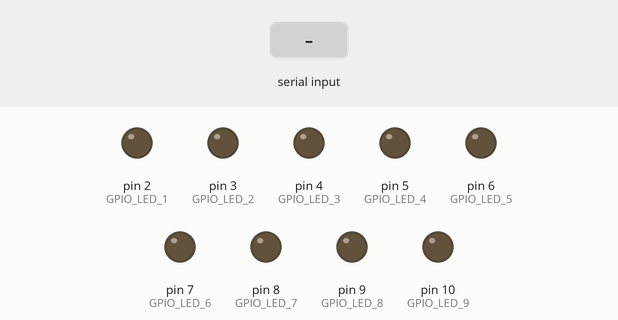
Recording of a sketch running on a simulated Arduino Uno, built with avr-gcc and run on an emulated ATmega328P. Shown: output pins drawn as LEDs (lit = HIGH). The inputs (shaded band) are chosen by the test bench.

Above: at 1.2 s.
1.3 s: "1" received over Serial
At 3.2 s:
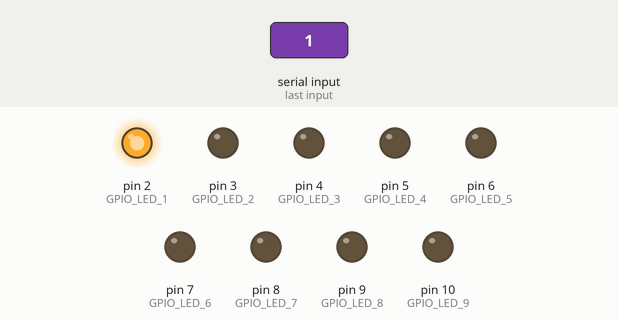
3.5 s: "2" received over Serial
At 4.4 s:
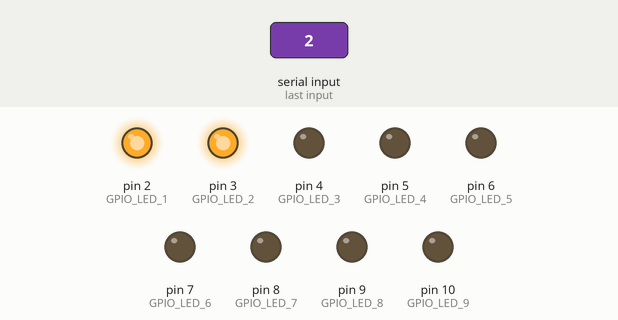
5.0 s: "3" received over Serial
At 5.6 s:
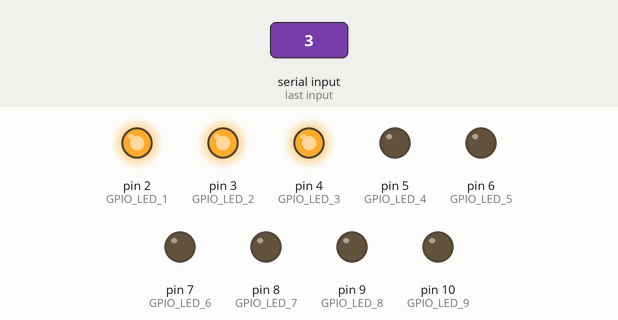
6.5 s: "4" received over Serial
At 7.7 s:
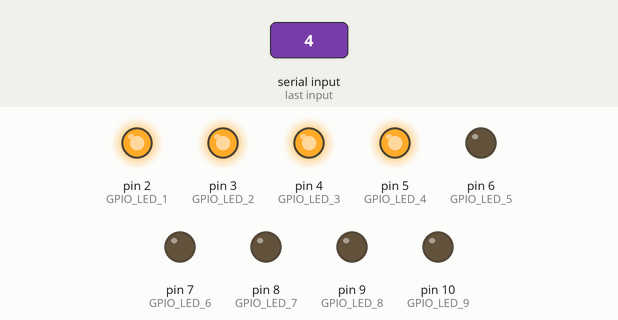
8.0 s: "5" received over Serial
At 9.0 s:
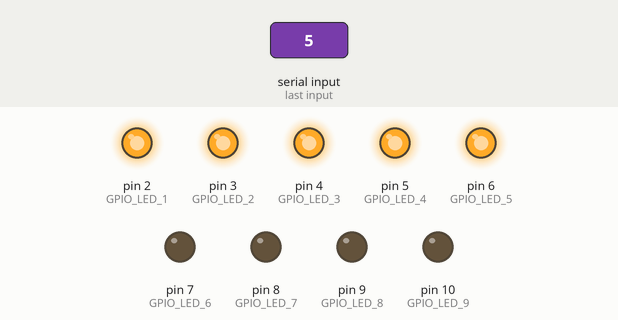
9.5 s: "6" received over Serial
At 10.2 s:
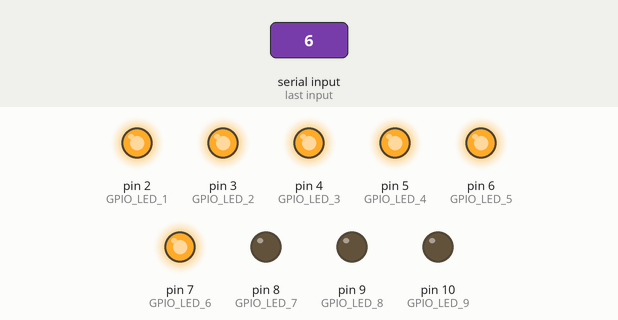
Timing chart, 0 to 12.0 s (numbered marks = the images above; inputs shaded):
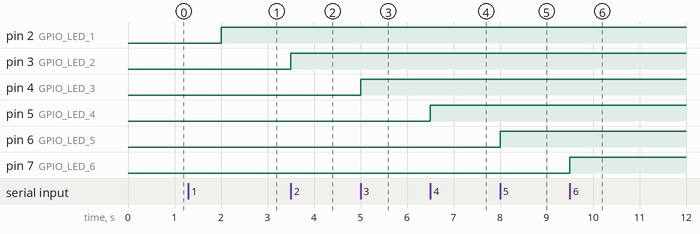

Measured:
- after the input at 1.3 s, pin 2 (GPIO_LED_1): LOW → HIGH after 0.70 s
- after the input at 3.5 s, pin 3 (GPIO_LED_2): LOW → HIGH at once
- after the input at 5.0 s, pin 4 (GPIO_LED_3): LOW → HIGH at once
- after the input at 6.5 s, pin 5 (GPIO_LED_4): LOW → HIGH at once
- after the input at 8.0 s, pin 6 (GPIO_LED_5): LOW → HIGH at once
- after the input at 9.5 s, pin 7 (GPIO_LED_6): LOW → HIGH at once

The sketch:

EscapeBox_UNO.ino
```cpp
char mystr[1]; //Initialized variable to store recieved data
#define GPIO_LED_1                  2
#define GPIO_LED_2                  3
#define GPIO_LED_3                  4
#define GPIO_LED_4                  5
#define GPIO_LED_5                  6
#define GPIO_LED_6                  7
#define GPIO_LED_7                  8
#define GPIO_LED_8                  9
#define GPIO_LED_9                  10
#define GPIO_LED_10                 11

void setup() {
  // Begin the Serial at 9600 Baud
  Serial.begin(9600);
  // GPIO
  pinMode(GPIO_LED_1, OUTPUT);
  pinMode(GPIO_LED_2, OUTPUT);
  pinMode(GPIO_LED_3, OUTPUT);
  pinMode(GPIO_LED_4, OUTPUT);
  pinMode(GPIO_LED_5, OUTPUT);
  pinMode(GPIO_LED_6, OUTPUT);
  pinMode(GPIO_LED_7, OUTPUT);
  pinMode(GPIO_LED_8, OUTPUT);
  pinMode(GPIO_LED_9, OUTPUT);
}
void loop() {
  Serial.readBytes(mystr,1); //Read the serial data and store in var
  //Serial.println(mystr[0]); //Print data on Serial Monitor
  if (mystr[0]=='0'){
    digitalWrite(GPIO_LED_1, LOW);
    digitalWrite(GPIO_LED_2, LOW);
    digitalWrite(GPIO_LED_3, LOW);
    digitalWrite(GPIO_LED_4, LOW);
    digitalWrite(GPIO_LED_5, LOW);
    digitalWrite(GPIO_LED_6, LOW);
    digitalWrite(GPIO_LED_7, LOW);
    digitalWrite(GPIO_LED_8, LOW);
    digitalWrite(GPIO_LED_9, LOW);
    digitalWrite(GPIO_LED_10, LOW);
  } else if (mystr[0]=='1'){
    digitalWrite(GPIO_LED_1, HIGH);
    digitalWrite(GPIO_LED_2, LOW);
    digitalWrite(GPIO_LED_3, LOW);
    digitalWrite(GPIO_LED_4, LOW);
    digitalWrite(GPIO_LED_5, LOW);
    digitalWrite(GPIO_LED_6, LOW);
    digitalWrite(GPIO_LED_7, LOW);
    digitalWrite(GPIO_LED_8, LOW);
    digitalWrite(GPIO_LED_9, LOW);
    digitalWrite(GPIO_LED_10, LOW);
  } else if (mystr[0]=='2'){
    digitalWrite(GPIO_LED_1, HIGH);
    digitalWrite(GPIO_LED_2, HIGH);
    digitalWrite(GPIO_LED_3, LOW);
    digitalWrite(GPIO_LED_4, LOW);
    digitalWrite(GPIO_LED_5, LOW);
    digitalWrite(GPIO_LED_6, LOW);
    digitalWrite(GPIO_LED_7, LOW);
    digitalWrite(GPIO_LED_8, LOW);
    digitalWrite(GPIO_LED_9, LOW);
    digitalWrite(GPIO_LED_10, LOW);
  } else if (mystr[0]=='3'){
    digitalWrite(GPIO_LED_1, HIGH);
    digitalWrite(GPIO_LED_2, HIGH);
    digitalWrite(GPIO_LED_3, HIGH);
    digitalWrite(GPIO_LED_4, LOW);
    digitalWrite(GPIO_LED_5, LOW);
    digitalWrite(GPIO_LED_6, LOW);
    digitalWrite(GPIO_LED_7, LOW);
    digitalWrite(GPIO_LED_8, LOW);
    digitalWrite(GPIO_LED_9, LOW);
    digitalWrite(GPIO_LED_10, LOW);
  } else if (mystr[0]=='4'){
    digitalWrite(GPIO_LED_1, HIGH);
    digitalWrite(GPIO_LED_2, HIGH);
    digitalWrite(GPIO_LED_3, HIGH);
    digitalWrite(GPIO_LED_4, HIGH);
    digitalWrite(GPIO_LED_5, LOW);
    digitalWrite(GPIO_LED_6, LOW);
    digitalWrite(GPIO_LED_7, LOW);
    digitalWrite(GPIO_LED_8, LOW);
    digitalWrite(GPIO_LED_9, LOW);
    digitalWrite(GPIO_LED_10, LOW);
  } else if (mystr[0]=='5'){
    digitalWrite(GPIO_LED_1, HIGH);
    digitalWrite(GPIO_LED_2, HIGH);
    digitalWrite(GPIO_LED_3, HIGH);
    digitalWrite(GPIO_LED_4, HIGH);
    digitalWrite(GPIO_LED_5, HIGH);
    digitalWrite(GPIO_LED_6, LOW);
    digitalWrite(GPIO_LED_7, LOW);
    digitalWrite(GPIO_LED_8, LOW);
    digitalWrite(GPIO_LED_9, LOW);
    digitalWrite(GPIO_LED_10, LOW);
  } else if (mystr[0]=='6'){
    digitalWrite(GPIO_LED_1, HIGH);
    digitalWrite(GPIO_LED_2, HIGH);
    digitalWrite(GPIO_LED_3, HIGH);
    digitalWrite(GPIO_LED_4, HIGH);
    digitalWrite(GPIO_LED_5, HIGH);
    digitalWrite(GPIO_LED_6, HIGH);
    digitalWrite(GPIO_LED_7, LOW);
    digitalWrite(GPIO_LED_8, LOW);
    digitalWrite(GPIO_LED_9, LOW);
    digitalWrite(GPIO_LED_10, LOW);
  } else if (mystr[0]=='7'){
    digitalWrite(GPIO_LED_1, HIGH);
    digitalWrite(GPIO_LED_2, HIGH);
    digitalWrite(GPIO_LED_3, HIGH);
    digitalWrite(GPIO_LED_4, HIGH);
    digitalWrite(GPIO_LED_5, HIGH);
    digitalWrite(GPIO_LED_6, HIGH);
    digitalWrite(GPIO_LED_7, HIGH);
    digitalWrite(GPIO_LED_8, LOW);
    digitalWrite(GPIO_LED_9, LOW);
    digitalWrite(GPIO_LED_10, LOW);
  } else if (mystr[0]=='8'){
    digitalWrite(GPIO_LED_1, HIGH);
    digitalWrite(GPIO_LED_2, HIGH);
    digitalWrite(GPIO_LED_3, HIGH);
    digitalWrite(GPIO_LED_4, HIGH);
    digitalWrite(GPIO_LED_5, HIGH);
    digitalWrite(GPIO_LED_6, HIGH);
    digitalWrite(GPIO_LED_7, HIGH);
    digitalWrite(GPIO_LED_8, HIGH);
    digitalWrite(GPIO_LED_9, LOW);
    digitalWrite(GPIO_LED_10, LOW);
  } else if (mystr[0]=='9'){
    digitalWrite(GPIO_LED_1, HIGH);
    digitalWrite(GPIO_LED_2, HIGH);
    digitalWrite(GPIO_LED_3, HIGH);
    digitalWrite(GPIO_LED_4, HIGH);
    digitalWrite(GPIO_LED_5, HIGH);
    digitalWrite(GPIO_LED_6, HIGH);
    digitalWrite(GPIO_LED_7, HIGH);
    digitalWrite(GPIO_LED_8, HIGH);
    digitalWrite(GPIO_LED_9, HIGH);
    digitalWrite(GPIO_LED_10, LOW);
  } else if (mystr[0]=='A'){
    digitalWrite(GPIO_LED_1, HIGH);
    digitalWrite(GPIO_LED_2, HIGH);
    digitalWrite(GPIO_LED_3, HIGH);
    digitalWrite(GPIO_LED_4, HIGH);
    digitalWrite(GPIO_LED_5, HIGH);
    digitalWrite(GPIO_LED_6, HIGH);
    digitalWrite(GPIO_LED_7, HIGH);
    digitalWrite(GPIO_LED_8, HIGH);
    digitalWrite(GPIO_LED_9, HIGH);
    digitalWrite(GPIO_LED_10, HIGH);
  }
  delay(1000);
}
```
